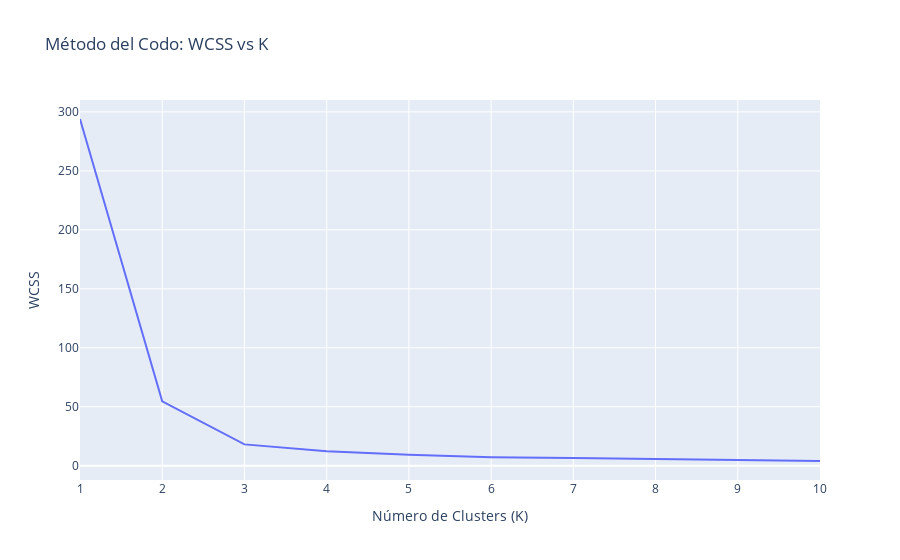

Here is the notebook cell this chart was saved with:
### Code cell
wcss_pet = metodoCodo(df= petals_scaled_df, i=1, f=10)
print(wcss_pet)

### Figure 1 — Plotly figure (JSON) as saved in the notebook; plotly's stock layout.template omitted (floating-point values rounded to 4 significant figures)
{"data": [{"hovertemplate": "K=%{x}<br>WCSS=%{y}<extra></extra>", "legendgroup": "", "line": {"color": "#636efa", "dash": "solid"}, "marker": {"symbol": "circle"}, "mode": "lines", "name": "", "orientation": "v", "showlegend": false, "type": "scatter", "x": [1, 2, 3, 4, 5, 6, 7, 8, 9, 10], "xaxis": "x", "y": [294.0, 54.56, 18.04, 12.31, 9.223, 7.205, 6.519, 5.716, 4.446, 3.945], "yaxis": "y"}], "layout": {"legend": {"tracegroupgap": 0}, "title": {"text": "Método del Codo: WCSS vs K"}, "xaxis": {"anchor": "y", "domain": [0, 1], "title": {"text": "Número de Clusters (K)"}}, "yaxis": {"anchor": "x", "domain": [0, 1], "title": {"text": "WCSS"}}}}
